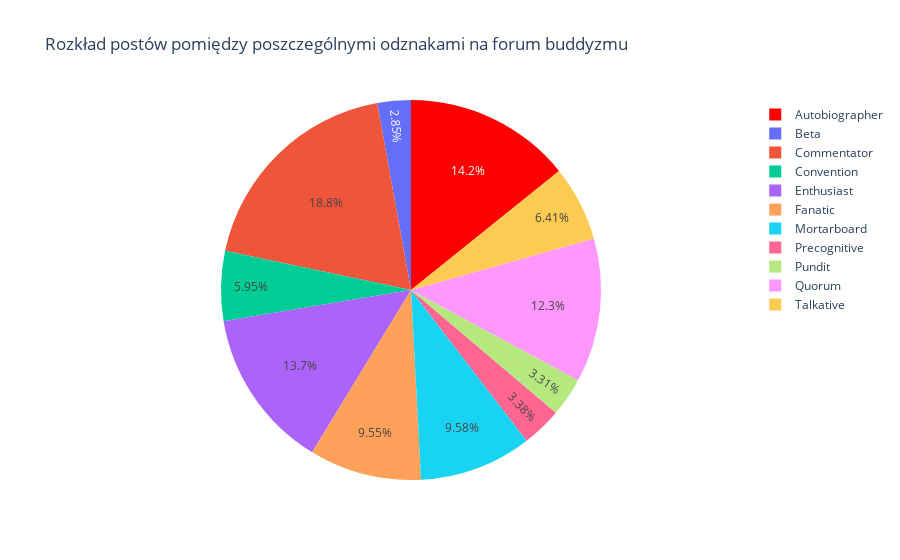
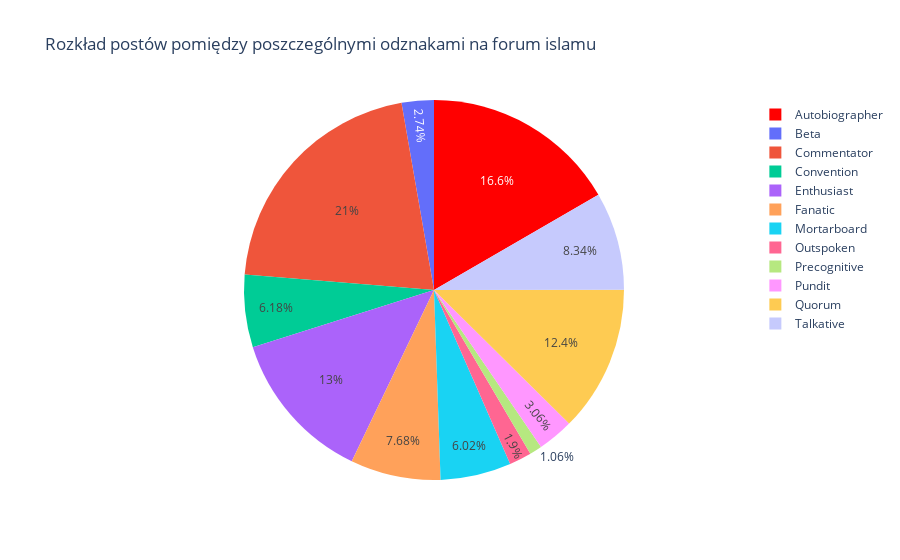

Notebook source saved alongside these figures, in order:
### Markdown cell above
## Użytkownicy z jakimi odznakami dodali najwięcej postów?

### Code cell
plot_pie(sum_badges(buddyzmInspect),"Rozkład postów pomiędzy poszczególnymi odznakami na forum buddyzmu")
plot_pie(sum_badges(islamInspect),"Rozkład postów pomiędzy poszczególnymi odznakami na forum islamu")
plot_pie(sum_badges(judaizmInspect),"Rozkład postów pomiędzy poszczególnymi odznakami na forum judaizmu")

### Figure 1 — Plotly figure (JSON) as saved in the notebook; plotly's stock layout.template omitted (floating-point values rounded to 4 significant figures)
{"data": [{"hoverinfo": "label+value+text", "hovertext": "liczba postów:", "labels": ["Autobiographer", "Beta", "Commentator", "Convention", "Enthusiast", "Fanatic", "Mortarboard", "Precognitive", "Pundit", "Quorum", "Talkative"], "marker": {"colors": ["red"]}, "sort": false, "type": "pie", "values": [17228, 3453, 22808, 7213, 16545, 11571, 11604, 4099, 4006, 14845, 7759]}], "layout": {"title": {"text": "Rozkład postów pomiędzy poszczególnymi odznakami na forum buddyzmu"}}}

### Figure 2 — Plotly figure (JSON) as saved in the notebook; plotly's stock layout.template omitted (floating-point values rounded to 4 significant figures)
{"data": [{"hoverinfo": "label+value+text", "hovertext": "liczba postów:", "labels": ["Autobiographer", "Beta", "Commentator", "Convention", "Enthusiast", "Fanatic", "Mortarboard", "Outspoken", "Precognitive", "Pundit", "Quorum", "Talkative"], "marker": {"colors": ["red"]}, "sort": false, "type": "pie", "values": [13928, 2294, 17540, 5170, 10883, 6424, 5035, 1591, 885, 2565, 10400, 6984]}], "layout": {"title": {"text": "Rozkład postów pomiędzy poszczególnymi odznakami na forum islamu"}}}
